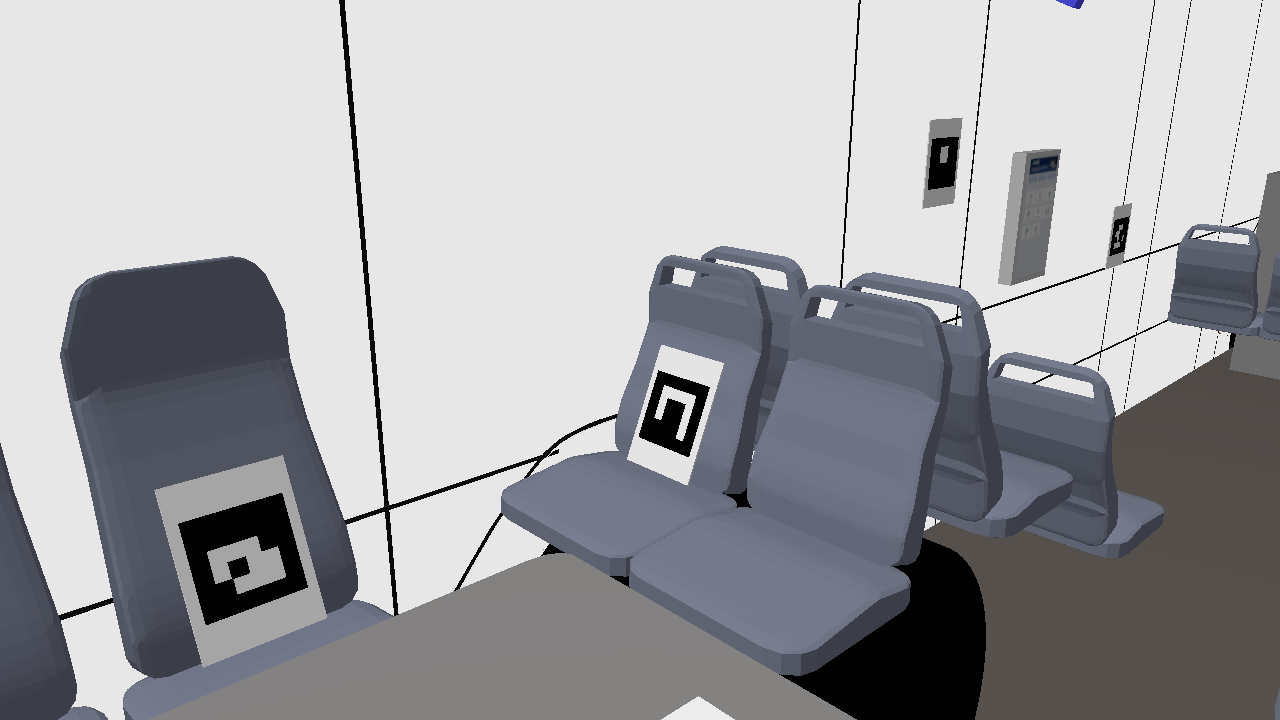
#> input picture results/bus_real_data/00_shared_baseline/bus_real_data_ref_marker_v1/raw_images/moving/frame_0014.png, 1280 x 720 px
$ python 10_make_clean_res_raw_variants.py
#> lines starting #> are read from the running program, lines starting #| are printed output that depends on the picture
#!/usr/bin/env python3
import json
import shutil
from pathlib import Path

import cv2

SRC = Path("results/bus_real_data/00_shared_baseline/bus_real_data_ref_marker_v1")
OUT_ROOT = Path("results/bus_real_data/ablation/moving_cam/res")

# Extreme but interpretable post-hoc moving-camera image resolution variants.
# Static camera images stay unchanged.
VARIANTS = {
    "moving_res_160x90_extreme_pixel": (160, 90),
    "moving_res_320x180_low": (320, 180),
    "moving_res_1280x720_baseline": (1280, 720),
    "moving_res_2560x1440_upscaled": (2560, 1440),
}

MOVING_CAMERA_INFO_NAMES = {
    "moving_calib_camera.json",
    "moving_camera.json",
}

# [42 lines left out: function scale_camera_info, not called in this run]

def resize_dir(src_dir, dst_dir, new_w, new_h):
#> called with new_w = 160, new_h = 90
    dst_dir.mkdir(parents=True, exist_ok=True)
    for p in sorted(src_dir.glob("*.png")):
        img = cv2.imread(str(p), cv2.IMREAD_COLOR)
#> img is the input picture: shape (720, 1280, 3); mean B, G, R 166, 162.5, 162
        if img is None:
            raise RuntimeError(f"Could not read image: {p}")
        if img.shape[1] == new_w and img.shape[0] == new_h:
            out = img
        else:
            interp = cv2.INTER_AREA if new_w < img.shape[1] else cv2.INTER_LINEAR
#> interp = 3
            out = cv2.resize(img, (new_w, new_h), interpolation=interp)
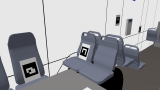
#> out: shape (90, 160, 3); mean B, G, R 166, 162.5, 162
        cv2.imwrite(str(dst_dir / p.name), out)

def copytree_clean(src, dst):
    if dst.exists():
        shutil.rmtree(dst)
    shutil.copytree(src, dst)

def main():
    src_raw = SRC / "raw_images"
    if not src_raw.exists():
        raise SystemExit(f"Missing canonical shared baseline source: {src_raw}")

    for name, (w, h) in VARIANTS.items():
        root = OUT_ROOT / name
        raw = root / "raw_images"
        if root.exists():
            shutil.rmtree(root)

        raw.mkdir(parents=True)

        # Static cameras unchanged.
        copytree_clean(src_raw / "static", raw / "static")

        # Moving camera varied.
        resize_dir(src_raw / "moving", raw / "moving", w, h)

        # Camera infos: static unchanged, moving scaled.
        ci_src = src_raw / "camera_info"
        ci_dst = raw / "camera_info"
        ci_dst.mkdir(parents=True, exist_ok=True)

        for jp in sorted(ci_src.glob("*.json")):
            obj = json.loads(jp.read_text())
            if jp.name in MOVING_CAMERA_INFO_NAMES or "moving" in jp.stem:
                obj2 = scale_camera_info(obj, w, h)
            else:
                obj2 = obj
                obj2["ablation_note"] = "Static camera info unchanged for moving-camera resolution ablation."
            (ci_dst / jp.name).write_text(json.dumps(obj2, indent=2) + "\n")

        meta_src = SRC / "metadata"
        if meta_src.exists():
            shutil.copytree(meta_src, root / "metadata", dirs_exist_ok=True)

        manifest = {
            "variant": name,
            "parameter": "moving_camera_image_resolution_posthoc_resize",
            "moving_width": w,
            "moving_height": h,
            "static_images": "unchanged from canonical shared baseline",
            "moving_images": "resized from canonical shared baseline moving capture",
            "source": str(SRC),
            "raw_images": str(raw),
            "interpretation": (
                "Post-hoc moving-camera image resize ablation. Low-resolution variants are meaningful "
                "for degradation sensitivity. Upscaled high-resolution variants do not add real image detail "
                "and must not be interpreted as true high-resolution Gazebo rendering."
            ),
        }
        (root / "VARIANT_METADATA.json").write_text(json.dumps(manifest, indent=2) + "\n")

        print(f"[OK] {name}: moving={w}x{h}, static=unchanged")

if __name__ == "__main__":
    main()
